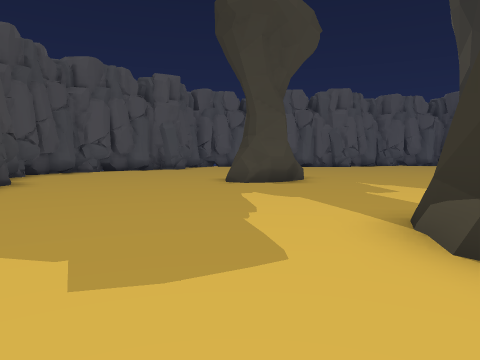
View 1 (above)

17 first-person views from a walk through a scene from a Unity 3-D project. The camera is 1.3 m above the floor, tilts 4° down and sees 70° across. The floor is counted in squares, 2 m on a side. Each view is taken from the middle of a square. On the plan, view 1 faces up. The plan holds only what a view shows up to about 10 squares ahead; the rest is blank. The place goes on beyond the plan. The player is left out. Some animated figures are not drawn. Some surface patterns are stand-ins.

View 2
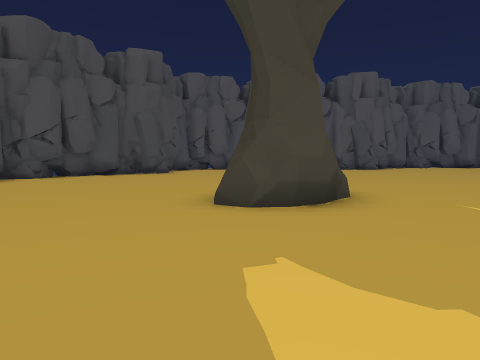

View 3
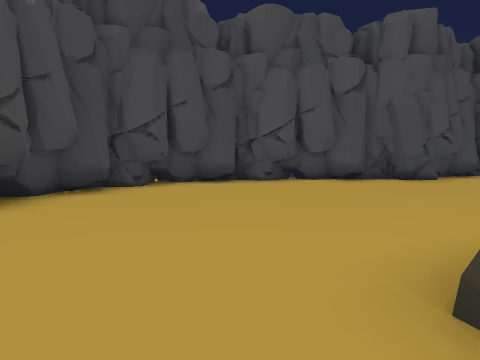

View 4
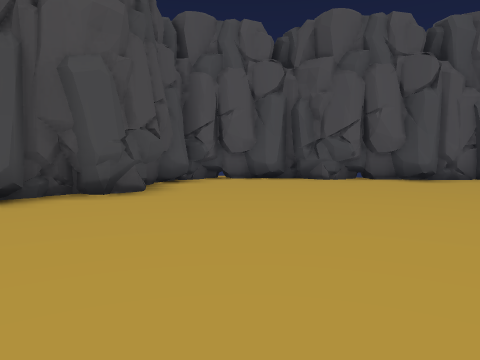

View 5
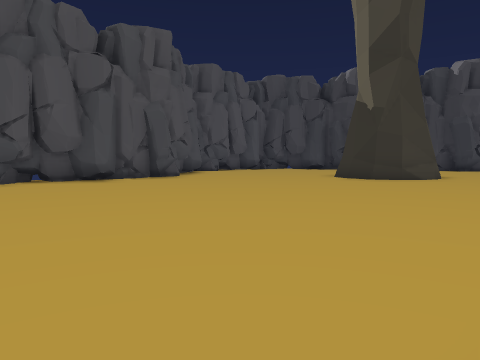

View 6
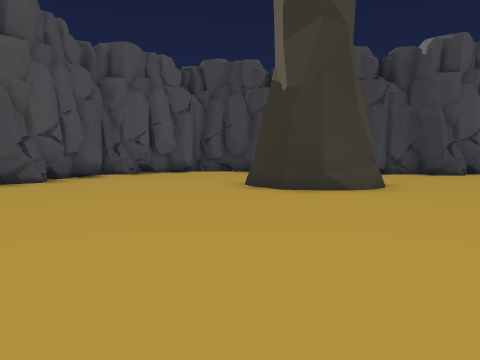

View 7
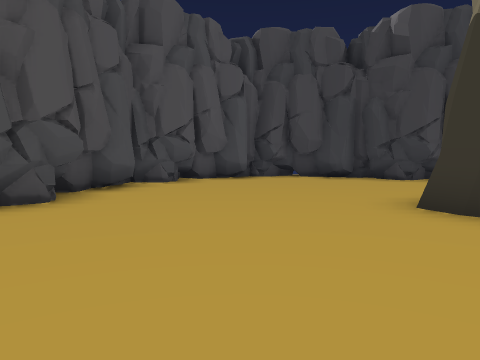

View 8
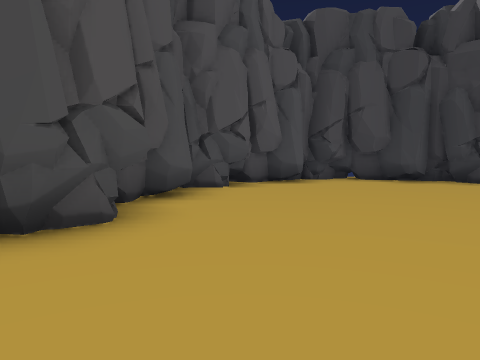

View 9
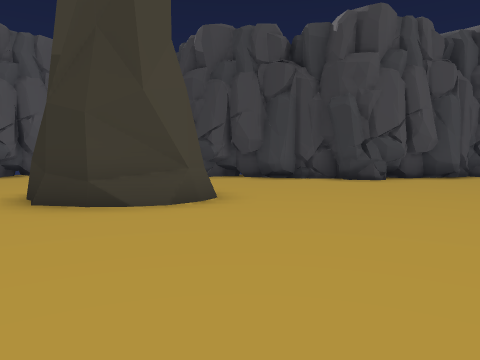

View 10
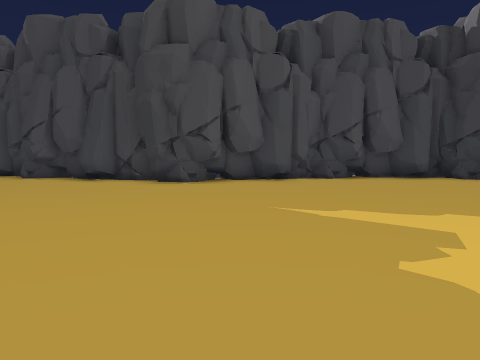

View 11
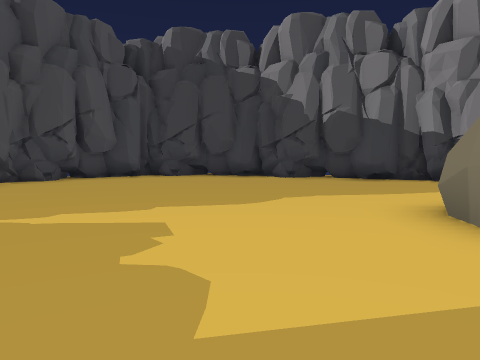

View 12
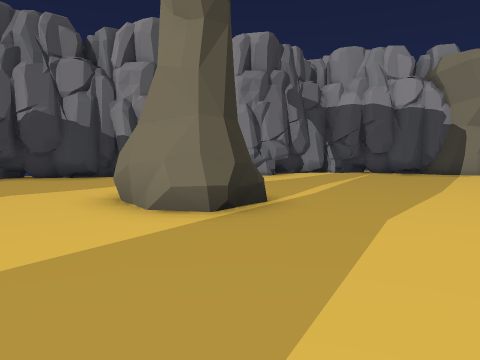

View 13
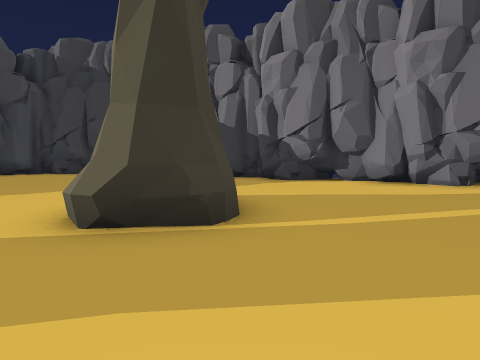

View 14
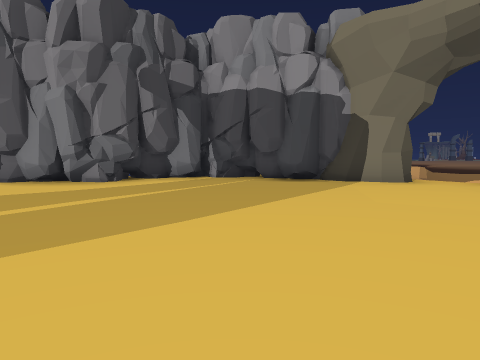

View 15
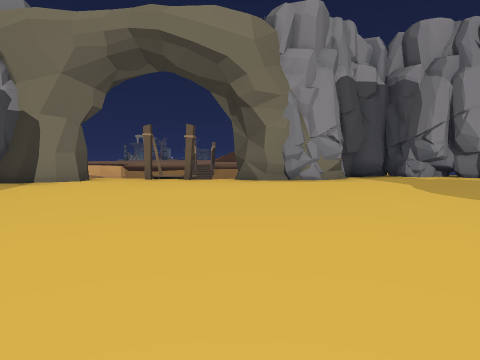

View 16
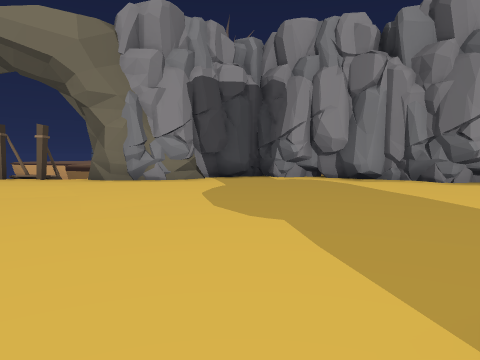

View 17
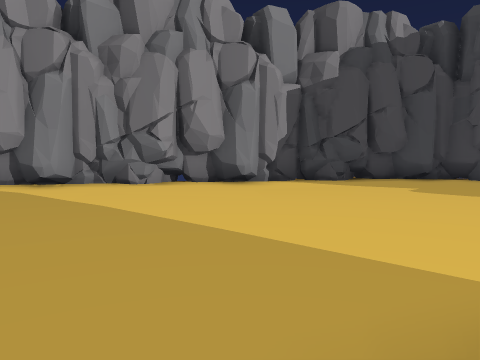

### Floor plan
Key: @ floor where view 1 was taken; # wall or solid block; . floor; / step, stairs or slope.
Columns run from 7 left of view 1 to 23 right of it. Each row starts with its distance up from view 1.
 23                ######
 22               ##...###
 21     ###########......#
 20     #......#.#.......##
 19     #.................#
 18     #.................##
 17   ###..................#
 16   #..............#  ...##
 15  ##..............##.....#
 14 ##................#.....###
 13 #.........................###
 12 #...........................##
 11 #............................##
 10 #...... #....  ...............#
  9 ##.....##....      ...........#
  8  #..........       ...........
  7  ##.........      ............
  6    ........       ...........#
  5    ........       ...........#
  4     ......        ...###.....#
  3      ....#        ..........##
  2      ....#  .   ...........##
  1       ...//... ............#
  0    ....@..................##
 -1 #.........................#
 -2 ##.......................##
 -3  ##......................##
 -4   ##.....................#
 -5    ###..................##
 -6      ###.............####
 -7        ###....#####.##
 -8          ##.###  ##/.

Where each view was taken, in squares from view 1:
view 1: 0 up, 0 right, facing up
view 2: 4 up, 0 right, facing up
view 3: 7 up, 0 right, facing up-left
view 4: 11 up, 1 left, facing up
view 5: 11 up, 0 right, facing up-right
view 6: 11 up, 4 right, facing up-right
view 7: 15 up, 5 right, facing up-right
view 8: 17 up, 5 right, facing up-right
view 9: 10 up, 8 right, facing up-right
view 10: 7 up, 12 right, facing up-right
view 11: 7 up, 12 right, facing right
view 12: 7 up, 11 right, facing down-right
view 13: 3 up, 11 right, facing right
view 14: 2 up, 10 right, facing down-right
view 15: 2 up, 9 right, facing down
view 16: 2 up, 5 right, facing down
view 17: 1 up, 4 right, facing down-left
